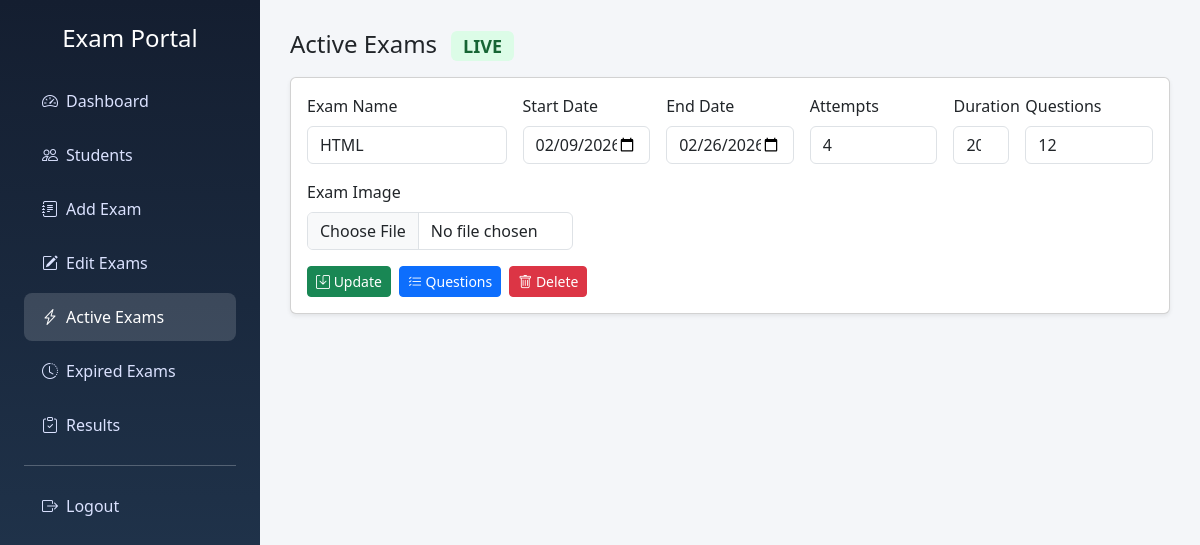
The app's page /admins/active_exams.php (signed in) with its own data.
### tables this page shows
CREATE TABLE `exams` (
  `id` int(11) NOT NULL,
  `exam_name` varchar(255) NOT NULL,
  `start_date` date NOT NULL,
  `end_date` date NOT NULL,
  `attempts` int(11) DEFAULT 1,
  `duration_minutes` int(11) NOT NULL DEFAULT 30,
  `exam_image` varchar(255) DEFAULT NULL,
  `total_questions` int(11) DEFAULT 5,
  `created_at` timestamp NOT NULL DEFAULT current_timestamp()
);

### admins/active_exams.php (the view, shortened to what this page needs)
<?php
require "../config/db.php";
$exams = $conn->query("
    SELECT * FROM exams
    WHERE CURDATE() BETWEEN DATE(start_date) AND DATE(end_date)
    ORDER BY start_date ASC
");
?>
<!DOCTYPE html>
<html>
<head>
    <link href="https://cdn.jsdelivr.net/npm/bootstrap@5.3.2/dist/css/bootstrap.min.css" rel="stylesheet">
    <link href="https://cdn.jsdelivr.net/npm/bootstrap-icons@1.11.1/font/bootstrap-icons.css" rel="stylesheet">
    <link rel="stylesheet" href="assest/css/active_exams.css">
</head>
<body>
    <?php include "sidebar.php"; ?>
    <div class="main">
        <h4 class="mb-3">
            Active Exams <span class="badge badge-active ms-2">LIVE</span>
        </h4>
        <?php while ($row = $exams->fetch_assoc()): ?>
            <?php
            $qCount = $conn->query(
                "SELECT COUNT(*) total FROM exam_questions WHERE exam_id = {$row['id']}"
            )->fetch_assoc()['total'];
            ?>
            <div class="card mb-3 shadow-sm">
                <div class="card-body">
                    <form method="post" enctype="multipart/form-data">
                        <div class="row g-3">
                            <div class="col-md-3">
                                <label class="form-label">Exam Name</label>
                                <input type="text" name="exam_name" value="<?= htmlspecialchars($row['exam_name']) ?>" class="form-control">
                            </div>
                            <div class="col-md-2">
                                <label class="form-label">Start Date</label>
                                <input type="date" name="start_date" value="<?= substr($row['start_date'], 0, 10) ?>" class="form-control">
                            </div>
                            <div class="col-md-2">
                                <label class="form-label">End Date</label>
                                <input type="date" name="end_date" value="<?= substr($row['end_date'], 0, 10) ?>" class="form-control">
                            </div>
                            <div class="col-md-2">
                                <label class="form-label">Attempts</label>
                                <input type="number" name="attempts" value="<?= $row['attempts'] ?>" class="form-control">
                            </div>
                            <div class="col-md-1">
                                <label class="form-label">Duration</label>
                                <input type="number" name="duration_minutes" value="<?= $row['duration_minutes'] ?>" class="form-control">
                            </div>
                            <div class="col-md-2">
                                <label class="form-label">Questions</label>
                                <input type="number" value="<?= $qCount ?>" class="form-control" readonly>
                            </div>
                        </div>
                        <div class="row mt-3">
                            <div class="col-md-4">
                                <label class="form-label">Exam Image</label>
                                <input type="file" name="exam_image" class="form-control">
                            </div>
                        </div>
                        <div class="mt-3 d-flex gap-2 flex-wrap">
                            <button name="update_exam" class="btn btn-success btn-sm">
                                <i class="bi bi-save"></i> Update
                            </button>
                            <a href="edit_questions.php?exam_id=<?= $row['id'] ?>" class="btn btn-primary btn-sm">
                                <i class="bi bi-list-check"></i> Questions
                            </a>
                            <button type="button" class="btn btn-danger btn-sm"
                                data-bs-toggle="modal"
                                data-bs-target="#deleteModal<?= $row['id'] ?>">
                                <i class="bi bi-trash"></i> Delete
                            </button>
                        </div>
                    </form>
                </div>
            </div>
        <?php endwhile; ?>
    </div>
</body>
</html>

### admins/assest/css/active_exams.css (style rules this page uses)
.card { border-radius: 12px }
.badge-active { background: #dcfce7; color: #166534 !important; font-weight: 600 }

### admins/assest/css/sidebar.css (style rules this page uses)
body { background: #f4f6f9; font-family: 'Segoe UI', sans-serif; }
.main { margin-left: 260px; padding: 30px }

### records on screen
exams: exam_name "HTML", start_date "02/09/2026", end_date "02/26/2026", attempts "4", duration_minutes "20", value "12"
